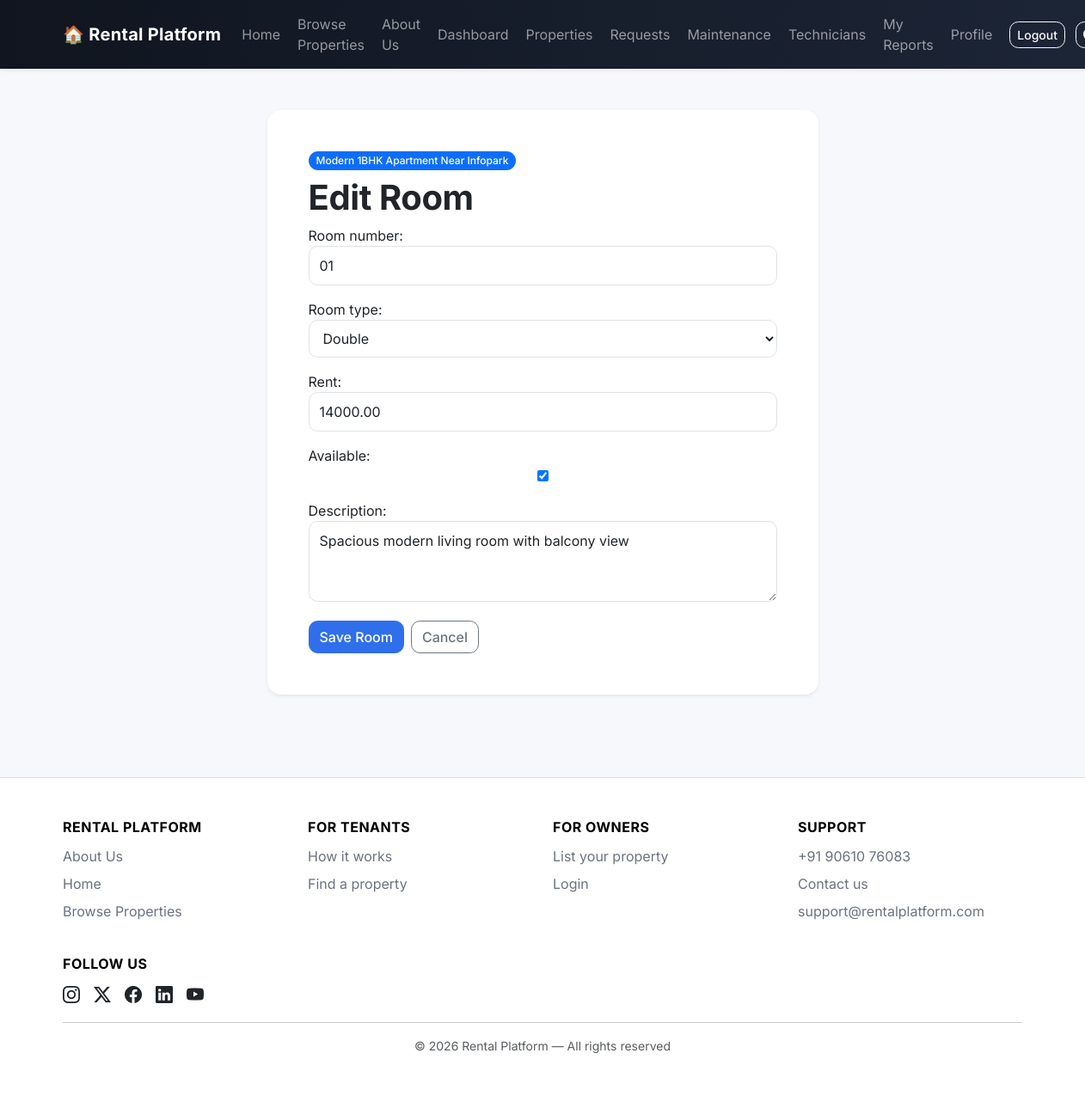
The app's page /properties/owner/1/rooms/1/edit/ (signed in), older data.
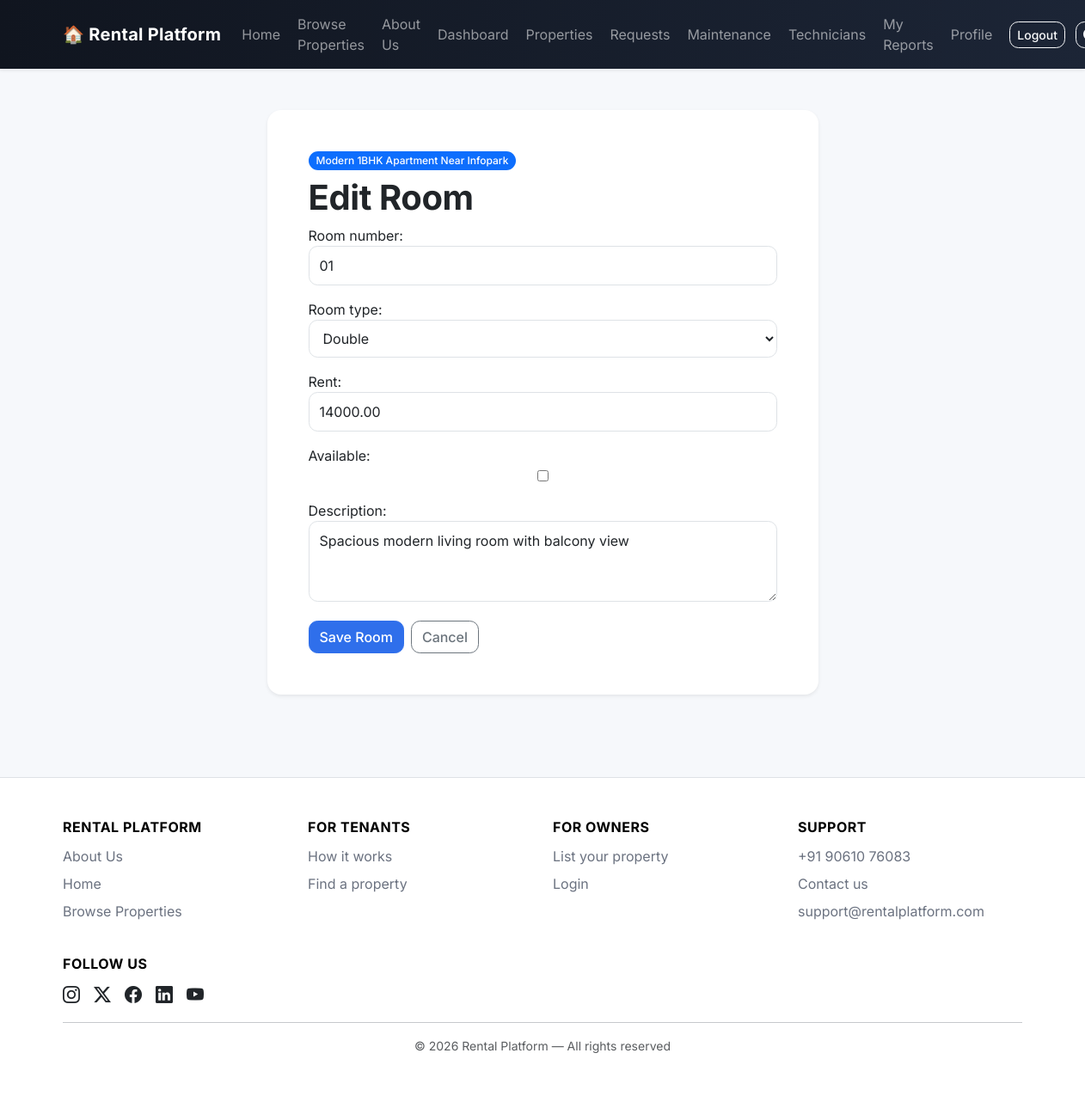
The same page, newer data.
### properties/models.py (models this page shows, shortened)
class Room(models.Model):
    class RoomType(models.TextChoices):
        SINGLE = "SINGLE", "Single"
        DOUBLE = "DOUBLE", "Double"
        SHARED = "SHARED", "Shared"
        MASTER = "MASTER", "Master"
        OTHER = "OTHER", "Other"
    property = models.ForeignKey(Property, on_delete=models.CASCADE, related_name="rooms")
    room_number = models.CharField(max_length=50)
    room_type = models.CharField(max_length=20, choices=RoomType.choices, default=RoomType.SINGLE)
    rent = models.DecimalField(max_digits=12, decimal_places=2, validators=[MinValueValidator(0)])
    available = models.BooleanField(default=True)
    description = models.TextField(blank=True)
    class Meta:
        ordering = ["room_number"]
        constraints = [
            models.UniqueConstraint(fields=["property", "room_number"], name="unique_room_number_per_property")
        ]

### properties/views.py (the view)
    def wrapped(request, *args, **kwargs):
        if not request.user.is_authenticated:
            from django.contrib.auth.views import redirect_to_login
            return redirect_to_login(request.get_full_path())
        if request.user.role != "OWNER":
            messages.error(request, "Owner access is required.")
            return redirect("accounts:dashboard")
        return view_func(request, *args, **kwargs)

### properties/forms.py
class RoomForm(forms.ModelForm):
    class Meta:
        model = Room
        fields = ["room_number", "room_type", "rent", "available", "description"]
        widgets = {
            "rent": forms.NumberInput(attrs={"step": "0.01", "min": "0"}),
            "description": forms.Textarea(attrs={"rows": 3}),
        }

### properties/views.py (called while the page is built)
def owner_required(view_func):
    def wrapped(request, *args, **kwargs):
        if not request.user.is_authenticated:
            from django.contrib.auth.views import redirect_to_login
            return redirect_to_login(request.get_full_path())
        if request.user.role != "OWNER":
            messages.error(request, "Owner access is required.")
            return redirect("accounts:dashboard")
        return view_func(request, *args, **kwargs)
    wrapped.__name__ = view_func.__name__
    wrapped.__doc__ = view_func.__doc__
    return wrapped

### templates/properties/room_form.html (shortened to what this page needs)
{% extends "base.html" %}
{% block content %}<div class="container py-5"><div class="row justify-content-center"><div class="col-lg-7"><div class="card border-0 shadow-sm p-4 p-lg-5"><span class="badge text-bg-primary align-self-start">{{ property.title }}</span><h1 class="fw-bold mt-2">{{ page_title }}</h1><form method="post">{% csrf_token %}{{ form.as_p }}<button class="btn btn-primary">Save Room</button><a class="btn btn-outline-secondary ms-2" href="{% url 'properties:owner_property_detail' property.pk %}">Cancel</a></form></div></div></div></div>{% endblock %}

Row changes from the older to the newer data that the page shows:
changed Room "Double": available "☑" → "☐"
